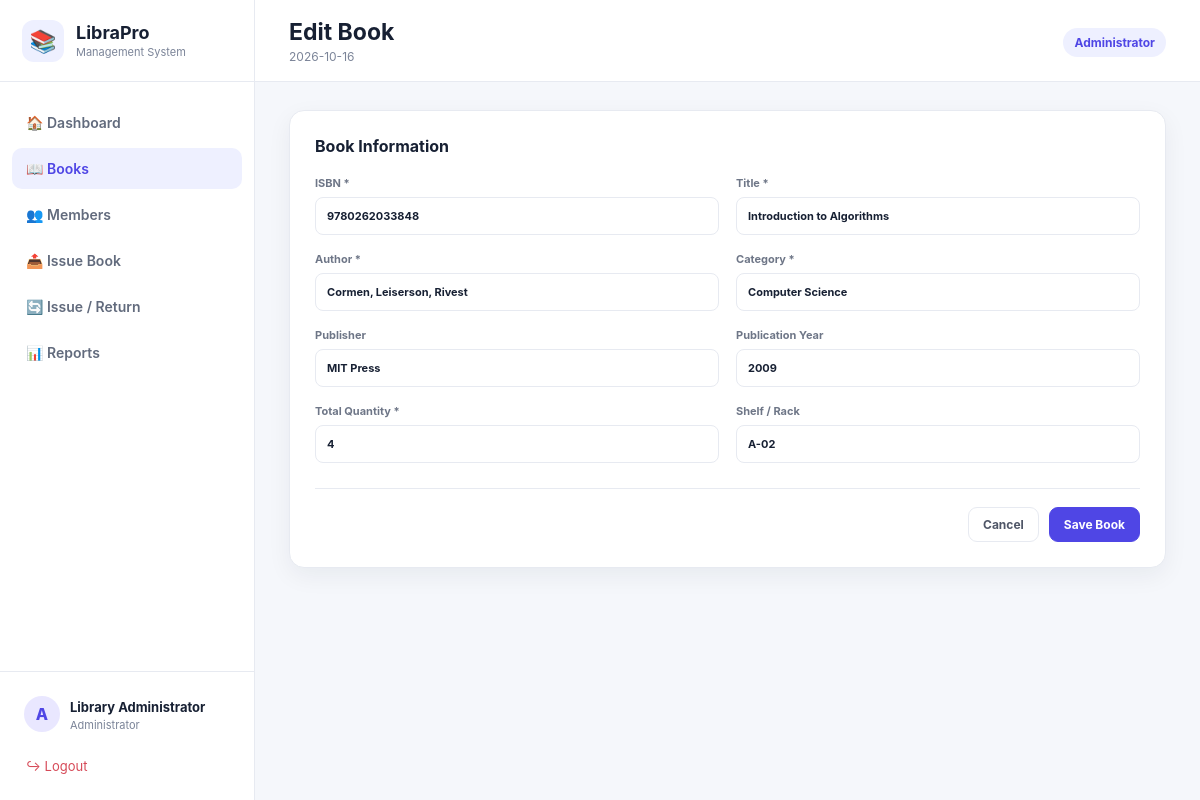
Screenshot of /books/edit/2 (signed in) with the database file from the repository.
### tables this page shows
CREATE TABLE books (
        id INTEGER PRIMARY KEY AUTOINCREMENT,
        isbn TEXT UNIQUE NOT NULL,
        title TEXT NOT NULL,
        author TEXT NOT NULL,
        category TEXT NOT NULL,
        publisher TEXT,
        year INTEGER,
        quantity INTEGER NOT NULL DEFAULT 1,
        available INTEGER NOT NULL DEFAULT 1,
        shelf TEXT,
        created_at TEXT DEFAULT CURRENT_TIMESTAMP
    );

### app.py (the view, shortened to what this page needs)
@app.route("/books/edit/<int:book_id>", methods=["GET","POST"])
@login_required
def edit_book(book_id):
    conn = get_db()
    book = conn.execute("SELECT * FROM books WHERE id=?", (book_id,)).fetchone()
    if not book:
        conn.close(); flash("Book not found.", "danger"); return redirect(url_for("books"))
    conn.close()
    return render_template("book_form.html", book=book)

### app.py (called while the page is built)
def get_db():
    conn = sqlite3.connect(DB)
    conn.row_factory = sqlite3.Row
    conn.execute("PRAGMA foreign_keys = ON")
    return conn

def login_required(fn):
    @wraps(fn)
    def wrapper(*args, **kwargs):
        if "user_id" not in session:
            return redirect(url_for("login"))
        return fn(*args, **kwargs)
    return wrapper

@app.context_processor
def inject_globals():
    return {"today": date.today().isoformat(), "current_year": datetime.now().year}

### templates/book_form.html (shortened to what this page needs)
{% extends "base.html" %}
{% block page_heading %}{{ 'Edit Book' if book else 'Add New Book' }}{% endblock %}
{% block content %}
<form method="post" class="form-card">
<div class="form-section"><h3>Book Information</h3><div class="form-grid">
<label>ISBN *<input name="isbn" value="{{ book.isbn if book else '' }}" required></label>
<label>Title *<input name="title" value="{{ book.title if book else '' }}" required></label>
<label>Author *<input name="author" value="{{ book.author if book else '' }}" required></label>
<label>Category *<input name="category" value="{{ book.category if book else '' }}" required></label>
<label>Publisher<input name="publisher" value="{{ book.publisher if book else '' }}"></label>
<label>Publication Year<input type="number" name="year" value="{{ book.year if book else '' }}" min="1000" max="2100"></label>
<label>Total Quantity *<input type="number" name="quantity" value="{{ book.quantity if book else 1 }}" min="1" required></label>
<label>Shelf / Rack<input name="shelf" value="{{ book.shelf if book else '' }}" placeholder="A-01"></label>
</div></div>
<div class="form-actions"><a class="btn" href="{{ url_for('books') }}">Cancel</a><button class="btn primary">Save Book</button></div>
</form>
{% endblock %}

### css/style.css (style rules this page uses)
:root { --primary:#4f46e5;--primary2:#6366f1;--bg:#f5f7fb;--card:#fff;--text:#172033;--muted:#7b8498;--border:#e7eaf1;--danger:#dc3545;--success:#159570;--shadow:0 8px 25px rgba(23,32,51,.06) }
* { box-sizing:border-box }
body { margin:0;font-family:Inter,ui-sans-serif,system-ui,-apple-system,Segoe UI,Arial,sans-serif;background:var(--bg);color:var(--text) }
a { text-decoration:none;color:inherit }
button,input,select { font:inherit }
.stat-card,.panel,.form-card { background:var(--card);border:1px solid var(--border);border-radius:15px;box-shadow:var(--shadow) }
.btn { border:1px solid var(--border);background:#fff;border-radius:9px;padding:9px 14px;display:inline-flex;align-items:center;justify-content:center;cursor:pointer;font-weight:700;font-size:12px;color:#4f5667 }
.btn.primary { background:var(--primary);color:#fff;border-color:var(--primary) }
.form-card { max-width:900px;padding:25px }
.form-section h3 { margin:0 0 20px;font-size:16px }
.form-grid { display:grid;grid-template-columns:repeat(2,1fr);gap:17px }
.form-grid label { font-size:11px;color:#6e7687;font-weight:700 }
.form-grid input,.form-grid select { display:block;width:100%;margin-top:7px;border:1px solid var(--border);border-radius:8px;padding:11px;background:#fff;color:var(--text);outline:none }
.form-actions { display:flex;justify-content:flex-end;gap:10px;margin-top:25px;padding-top:18px;border-top:1px solid var(--border) }

### rows the page displays
books: isbn "9780262033848", title "Introduction to Algorithms", author "Cormen, Leiserson, Rivest", category "Computer Science", publisher "MIT Press", year "2009", quantity "4", shelf "A-02"

### other values shown
{{ session.get('user_name','Admin') }} "Library Administrator"
{{ session.get('role','Librarian') }} "Administrator"
{{ 'Edit Book' if book else 'Add New Book' }} "Edit Book"
